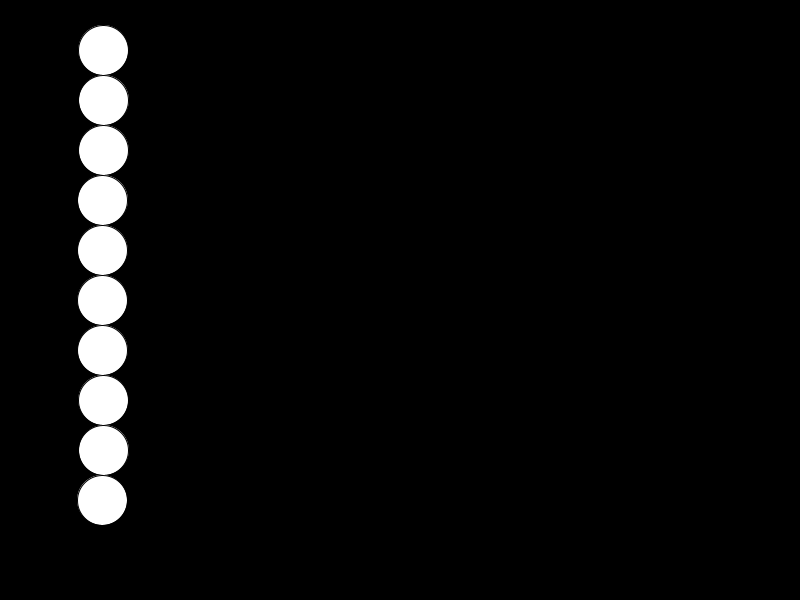
Frame 1 (no input)
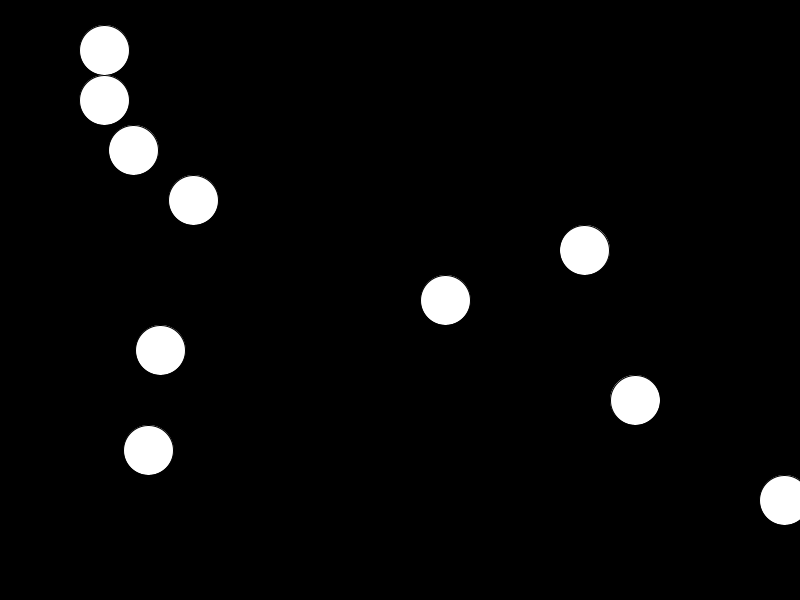
Frame 60 (the mouse pressed at the canvas centre just before this capture)
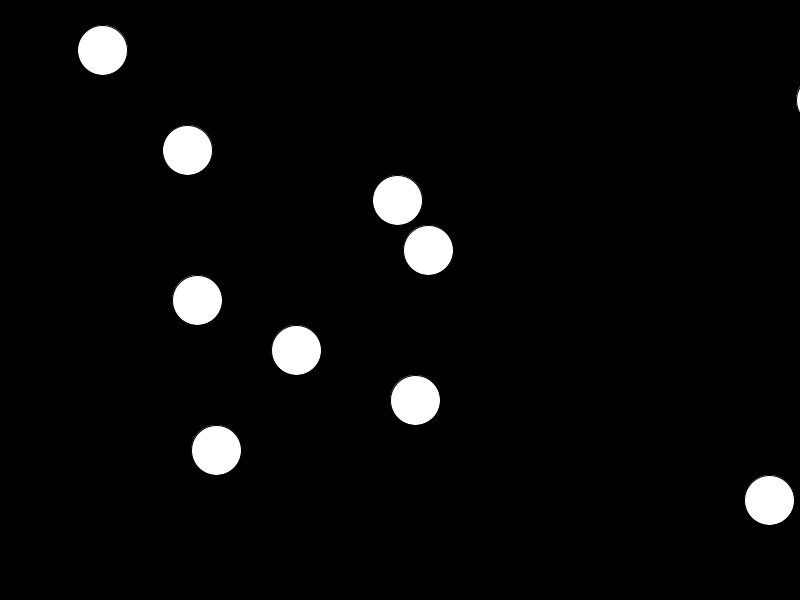
Frame 120 (the mouse held since frame 60 and released just before this capture)

The Processing sketch that drew these frames (run headless with seeded random() and noise(); from frame 60 on, the mouse is pressed at the canvas centre):

// Processing sketch: classSoln
// ── classSoln.pde
Objects myObjects [] = new Objects[10]; //creating an array of objects 

void setup(){
  size(800, 600); 
  
  for(int i = 0; i<10; i++){
    myObjects[i] = new Objects(100, (i+1)*50); //assigning x & y values to each instance of our objects
  }
}

void draw(){
  background(0); 
  
  for(int i = 0; i<10; i++){
    myObjects[i].move(); 
    myObjects[i].reset(); 
    myObjects[i].display(); 
  }
}
// ── Objects.pde
class Objects{

  PVector pos; 
  PVector vel; 
  PVector accel; 
  
  int size = 50; 


  Objects(int x, int y){ //set up position parameters here
    pos = new PVector(x, y); 
    vel = new PVector(random(2,4), 0); //only move in the x direction 
    accel = new PVector(random(.1, 1), 0);
  }
  
  void move(){
    pos.add(vel); 
    vel.add(accel); 
  }

  void reset(){
    if(pos.x > width+size/2){
      pos.x = 100; 
      vel = new PVector(random(2,4), 0); //resetting vel so objects don't accel infinitely
    }
  }
  
  void display(){
    fill(255); 
    ellipse(pos.x, pos.y, size, size); 
  }
}
